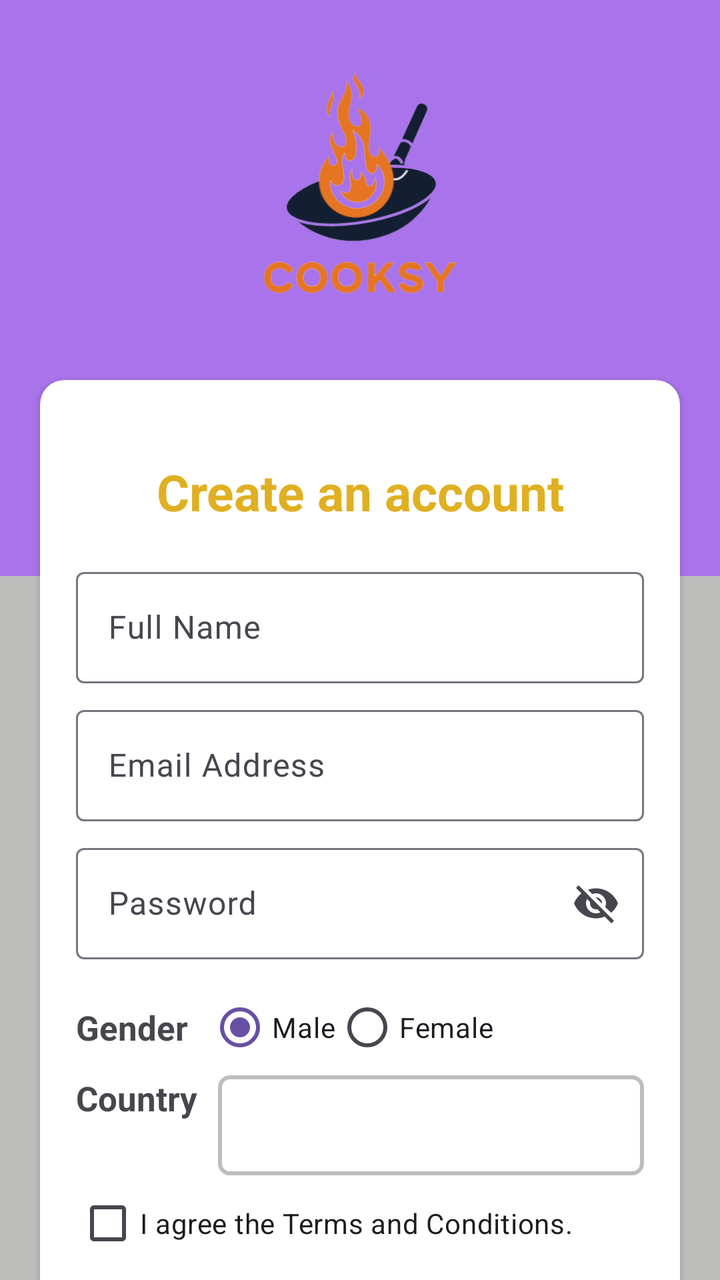
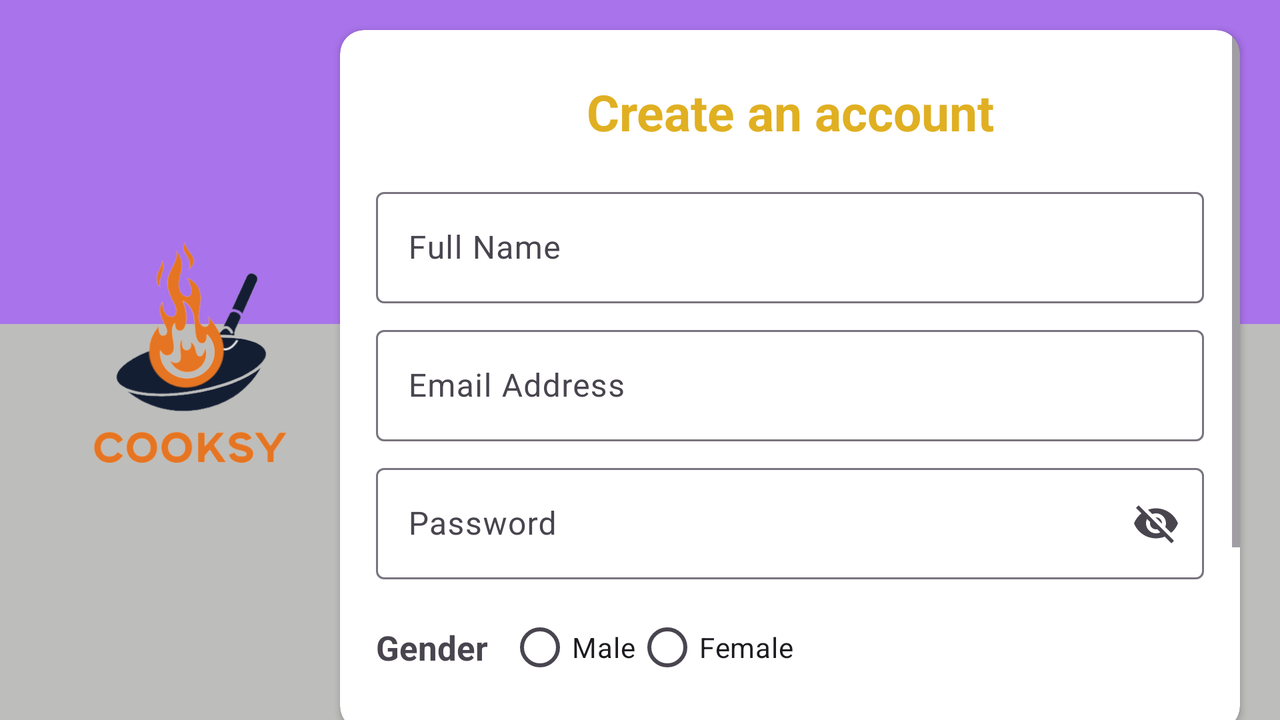

One screen, two layout resources from the same app: the default and the author's alternative for another configuration. Each is rendered where Android would select it; the XML of both is given below.
<!-- AndroidManifest.xml: application theme Theme.Cooksy -->
<!-- res/layout/activity_signup.xml -->
<?xml version="1.0" encoding="utf-8"?>
<androidx.constraintlayout.widget.ConstraintLayout
    xmlns:android="http://schemas.android.com/apk/res/android"
    xmlns:app="http://schemas.android.com/apk/res-auto"
    xmlns:tools="http://schemas.android.com/tools"
    android:id="@+id/main"
    android:layout_width="match_parent"
    android:layout_height="match_parent"
    tools:context=".views.LoginActivity">

    <View
        android:id="@+id/viewTop"
        android:layout_width="0dp"
        android:layout_height="0dp"
        app:layout_constraintHeight_percent="0.45"
        android:background="@color/secondaryColor"
        app:layout_constraintEnd_toEndOf="parent"
        app:layout_constraintStart_toStartOf="parent"
        app:layout_constraintTop_toTopOf="parent" />

    <View
        android:id="@+id/viewBottom"
        android:layout_width="0dp"
        android:layout_height="0dp"
        app:layout_constraintHeight_percent="0.55"
        android:background="@color/gray"
        app:layout_constraintBottom_toBottomOf="parent"
        app:layout_constraintEnd_toEndOf="parent"
        app:layout_constraintStart_toStartOf="parent"
        app:layout_constraintTop_toBottomOf="@+id/viewTop" />

    <androidx.constraintlayout.widget.Guideline
        android:id="@+id/guideline1"
        android:layout_width="wrap_content"
        android:layout_height="wrap_content"
        android:orientation="vertical"
        app:layout_constraintGuide_begin="20dp" />

    <androidx.constraintlayout.widget.Guideline
        android:id="@+id/guideline2"
        android:layout_width="wrap_content"
        android:layout_height="wrap_content"
        android:orientation="horizontal"
        app:layout_constraintGuide_begin="20dp" />

    <androidx.constraintlayout.widget.Guideline
        android:id="@+id/guideline3"
        android:layout_width="wrap_content"
        android:layout_height="wrap_content"
        android:orientation="vertical"
        app:layout_constraintGuide_end="20dp" />

    <androidx.constraintlayout.widget.Guideline
        android:id="@+id/guideline4"
        android:layout_width="wrap_content"
        android:layout_height="wrap_content"
        android:orientation="horizontal"
        app:layout_constraintGuide_end="20dp" />

    <ImageView
        android:id="@+id/imgLogo"
        android:layout_width="150dp"
        android:layout_height="150dp"
        app:layout_constraintEnd_toStartOf="@+id/guideline3"
        app:layout_constraintStart_toStartOf="@+id/guideline1"
        app:layout_constraintTop_toTopOf="@id/guideline2"
        app:srcCompat="@drawable/app_logo" />

    <androidx.cardview.widget.CardView
        android:id="@+id/cardView"
        android:layout_width="0dp"
        android:layout_height="wrap_content"
        android:layout_marginTop="20dp"
        app:cardCornerRadius="12dp"
        app:layout_constraintEnd_toStartOf="@+id/guideline3"
        app:layout_constraintStart_toStartOf="@+id/guideline1"
        app:layout_constraintTop_toBottomOf="@+id/imgLogo">
        <ScrollView
            android:layout_width="match_parent"
            android:layout_height="550dp">
            <LinearLayout
                android:layout_width="match_parent"
                android:layout_height="match_parent"
                android:orientation="vertical"
                android:layout_gravity="center_vertical"
                android:paddingHorizontal="18dp"
                android:paddingVertical="18dp">

                <TextView
                    android:layout_width="match_parent"
                    android:layout_height="wrap_content"
                    android:text="@string/signupTitle"
                    android:textAlignment="center"
                    android:textColor="@color/primaryColor"
                    android:textSize="@dimen/largeFont"
                    android:textStyle="bold" />

                <com.google.android.material.textfield.TextInputLayout
                    android:id="@+id/tilName"
                    android:layout_width="match_parent"
                    android:layout_height="wrap_content"
                    android:layout_marginTop="18dp"
                    android:hint="Full Name">
                    <com.google.android.material.textfield.TextInputEditText
                        android:id="@+id/etName"
                        android:layout_width="match_parent"
                        android:layout_height="wrap_content" />
                </com.google.android.material.textfield.TextInputLayout>

                <com.google.android.material.textfield.TextInputLayout
                    android:id="@+id/tilEmail"
                    android:layout_width="match_parent"
                    android:layout_height="wrap_content"
                    android:layout_marginTop="8dp"
                    android:hint="Email Address">
                    <com.google.android.material.textfield.TextInputEditText
                        android:id="@+id/etEmail"
                        android:layout_width="match_parent"
                        android:layout_height="wrap_content" />
                </com.google.android.material.textfield.TextInputLayout>

                <com.google.android.material.textfield.TextInputLayout
                    android:id="@+id/tilPassword"
                    android:layout_width="match_parent"
                    android:layout_height="wrap_content"
                    android:layout_marginTop="8dp"
                    android:hint="Password"
                    app:endIconMode="password_toggle">
                    <com.google.android.material.textfield.TextInputEditText
                        android:id="@+id/etPassword"
                        android:layout_width="match_parent"
                        android:layout_height="wrap_content" />
                </com.google.android.material.textfield.TextInputLayout>

                <LinearLayout
                    android:layout_width="match_parent"
                    android:layout_height="wrap_content"
                    android:layout_marginTop="10dp"
                    android:gravity="center_vertical"
                    android:orientation="horizontal">
                    <TextView
                        android:layout_width="wrap_content"
                        android:layout_height="wrap_content"
                        android:layout_marginEnd="10dp"
                        android:text="Gender"
                        android:textSize="@dimen/labelFont"
                        android:textStyle="bold"/>
                    <RadioGroup
                        android:id="@+id/radioGroup"
                        android:layout_width="wrap_content"
                        android:layout_height="wrap_content"
                        android:orientation="horizontal">
                        <RadioButton
                            android:id="@+id/radioMale"
                            android:layout_width="wrap_content"
                            android:layout_height="wrap_content"
                            android:checked="true"
                            android:text="Male"/>
                        <RadioButton
                            android:id="@+id/radioFemale"
                            android:layout_width="wrap_content"
                            android:layout_height="wrap_content"
                            android:text="Female" />
                    </RadioGroup>
                </LinearLayout>

                <LinearLayout
                    android:layout_width="match_parent"
                    android:layout_height="wrap_content"
                    android:orientation="horizontal">
                    <TextView
                        android:layout_width="wrap_content"
                        android:layout_height="wrap_content"
                        android:layout_marginEnd="10dp"
                        android:text="Country"
                        android:textSize="@dimen/labelFont"
                        android:textStyle="bold"/>
                    <Spinner
                        android:id="@+id/spnCountry"
                        android:background="@drawable/spinner_bg"
                        android:layout_width="match_parent"
                        android:layout_height="50dp"/>
                </LinearLayout>

                <CheckBox
                    android:id="@+id/chkTerms"
                    android:layout_width="match_parent"
                    android:layout_height="wrap_content"
                    android:text="I agree the Terms and Conditions." />

                <com.google.android.material.button.MaterialButton
                    android:id="@+id/btnSignup"
                    android:layout_width="match_parent"
                    android:layout_height="55dp"
                    android:layout_marginTop="10dp"
                    android:backgroundTint="@color/primaryColor"
                    android:text="@string/signup"
                    android:textColor="@color/black"
                    android:textSize="@dimen/btnFont"
                    android:textStyle="bold"
                    app:cornerRadius="8dp" />
            </LinearLayout>
        </ScrollView>
    </androidx.cardview.widget.CardView>

    <TextView
        android:id="@+id/tvLogin"
        android:layout_width="wrap_content"
        android:layout_height="wrap_content"
        android:text="@string/backToLogin"
        android:textColor="@color/black"
        android:textSize="@dimen/labelFont"
        app:layout_constraintBottom_toTopOf="@+id/guideline4"
        app:layout_constraintEnd_toStartOf="@+id/guideline3"
        app:layout_constraintStart_toStartOf="@+id/guideline1"
        app:layout_constraintTop_toBottomOf="@id/cardView"/>

</androidx.constraintlayout.widget.ConstraintLayout>
<!-- resources referenced by this layout -->
<resources>
  <color name="black">#FF000000</color>
  <color name="gray">#BDBDBB</color>
  <color name="primaryColor">#E0B022</color>
  <color name="secondaryColor">#A973EB</color>
  <dimen name="btnFont">18sp</dimen>
  <dimen name="labelFont">17sp</dimen>
  <dimen name="largeFont">25sp</dimen>
  <!-- drawable app_logo: png bitmap (drawable, 46264 bytes) -->
  <!-- drawable spinner_bg (drawable) -->
  <?xml version="1.0" encoding="utf-8"?>
  <shape xmlns:android="http://schemas.android.com/apk/res/android">
      <solid android:color="@color/white" />
      <stroke android:width="2dp" android:color="@color/gray" />
      <corners android:radius="5dp" />
  </shape>
  <string name="backToLogin">Back to login</string>
  <string name="signup">Signup</string>
  <string name="signupTitle">Create an account</string>
  <!-- from res/values-v23/ -->
  <style name="Theme.Cooksy" parent="Base.Theme.Cooksy">
          
          <item name="android:navigationBarColor">@android:color/transparent</item>
          <item name="android:statusBarColor">@android:color/transparent</item>
          <item name="android:windowLightStatusBar">?attr/isLightTheme</item>
      </style>
  <color name="white">#FFFFFFFF</color>
  <style name="Base.Theme.Cooksy" parent="Theme.Material3.DayNight.NoActionBar">
          
          
      </style>
</resources>
<!-- res/layout-land/activity_signup.xml (the author's variant of the layout above) -->
<!-- drawn on the phone turned sideways -->
<?xml version="1.0" encoding="utf-8"?>
<androidx.constraintlayout.widget.ConstraintLayout
    xmlns:android="http://schemas.android.com/apk/res/android"
    xmlns:app="http://schemas.android.com/apk/res-auto"
    xmlns:tools="http://schemas.android.com/tools"
    android:id="@+id/main"
    android:layout_width="match_parent"
    android:layout_height="match_parent"
    tools:context=".views.LoginActivity">

    <View
        android:id="@+id/viewTop"
        android:layout_width="0dp"
        android:layout_height="0dp"
        app:layout_constraintHeight_percent="0.45"
        android:background="@color/secondaryColor"
        app:layout_constraintEnd_toEndOf="parent"
        app:layout_constraintStart_toStartOf="parent"
        app:layout_constraintTop_toTopOf="parent" />

    <View
        android:id="@+id/viewBottom"
        android:layout_width="0dp"
        android:layout_height="0dp"
        app:layout_constraintHeight_percent="0.55"
        android:background="@color/gray"
        app:layout_constraintBottom_toBottomOf="parent"
        app:layout_constraintEnd_toEndOf="parent"
        app:layout_constraintStart_toStartOf="parent"
        app:layout_constraintTop_toBottomOf="@+id/viewTop" />

    <androidx.constraintlayout.widget.Guideline
        android:id="@+id/guideline1"
        android:layout_width="wrap_content"
        android:layout_height="wrap_content"
        android:orientation="vertical"
        app:layout_constraintGuide_begin="20dp" />

    <androidx.constraintlayout.widget.Guideline
        android:id="@+id/guideline2"
        android:layout_width="wrap_content"
        android:layout_height="wrap_content"
        android:orientation="horizontal"
        app:layout_constraintGuide_begin="20dp" />

    <androidx.constraintlayout.widget.Guideline
        android:id="@+id/guideline3"
        android:layout_width="wrap_content"
        android:layout_height="wrap_content"
        android:orientation="vertical"
        app:layout_constraintGuide_end="20dp" />

    <androidx.constraintlayout.widget.Guideline
        android:id="@+id/guideline4"
        android:layout_width="wrap_content"
        android:layout_height="wrap_content"
        android:orientation="horizontal"
        app:layout_constraintGuide_end="20dp" />

    <ImageView
        android:id="@+id/imgLogo"
        android:layout_width="150dp"
        android:layout_height="150dp"
        app:layout_constraintStart_toStartOf="@+id/guideline1"
        app:layout_constraintTop_toTopOf="@+id/guideline2"
        app:layout_constraintBottom_toBottomOf="@id/guideline4"
        app:srcCompat="@drawable/app_logo" />

    <androidx.cardview.widget.CardView
        android:id="@+id/cardView"
        android:layout_width="0dp"
        android:layout_height="wrap_content"
        android:layout_marginTop="20dp"
        app:cardCornerRadius="12dp"
        app:layout_constraintBottom_toBottomOf="@id/guideline4"
        app:layout_constraintEnd_toStartOf="@+id/guideline3"
        app:layout_constraintStart_toEndOf="@+id/imgLogo"
        app:layout_constraintTop_toBottomOf="@+id/guideline2">

        <ScrollView
            android:layout_width="match_parent"
            android:layout_height="350dp">

            <LinearLayout
                android:layout_width="match_parent"
                android:layout_height="match_parent"
                android:orientation="vertical"
                android:paddingHorizontal="18dp"
                android:paddingVertical="24dp">

                <TextView
                    android:layout_width="match_parent"
                    android:layout_height="wrap_content"
                    android:text="@string/signupTitle"
                    android:textAlignment="center"
                    android:textColor="@color/primaryColor"
                    android:textSize="@dimen/largeFont"
                    android:textStyle="bold" />

                <com.google.android.material.textfield.TextInputLayout
                    android:layout_width="match_parent"
                    android:layout_height="wrap_content"
                    android:layout_marginTop="18dp"
                    android:hint="Full Name">

                    <com.google.android.material.textfield.TextInputEditText
                        android:layout_width="match_parent"
                        android:layout_height="wrap_content" />
                </com.google.android.material.textfield.TextInputLayout>

                <com.google.android.material.textfield.TextInputLayout
                    android:layout_width="match_parent"
                    android:layout_height="wrap_content"
                    android:layout_marginTop="8dp"
                    android:hint="Email Address">

                    <com.google.android.material.textfield.TextInputEditText
                        android:layout_width="match_parent"
                        android:layout_height="wrap_content" />
                </com.google.android.material.textfield.TextInputLayout>

                <com.google.android.material.textfield.TextInputLayout
                    android:layout_width="match_parent"
                    android:layout_height="wrap_content"
                    android:layout_marginTop="8dp"
                    android:hint="Password"
                    app:endIconMode="password_toggle">

                    <com.google.android.material.textfield.TextInputEditText
                        android:layout_width="match_parent"
                        android:layout_height="wrap_content" />
                </com.google.android.material.textfield.TextInputLayout>

                <LinearLayout
                    android:layout_width="match_parent"
                    android:layout_height="wrap_content"
                    android:layout_marginTop="10dp"
                    android:gravity="center_vertical"
                    android:orientation="horizontal">

                    <TextView
                        android:layout_width="wrap_content"
                        android:layout_height="wrap_content"
                        android:layout_marginEnd="10dp"
                        android:text="Gender"
                        android:textSize="@dimen/labelFont"
                        android:textStyle="bold" />

                    <RadioGroup
                        android:layout_width="wrap_content"
                        android:layout_height="wrap_content"
                        android:orientation="horizontal">

                        <RadioButton
                            android:layout_width="wrap_content"
                            android:layout_height="wrap_content"
                            android:text="Male" />

                        <RadioButton
                            android:layout_width="wrap_content"
                            android:layout_height="wrap_content"
                            android:text="Female" />
                    </RadioGroup>
                </LinearLayout>

                <CheckBox
                    android:layout_width="match_parent"
                    android:layout_height="wrap_content"
                    android:text="I agree the Terms and Conditions." />

                <com.google.android.material.button.MaterialButton
                    android:layout_width="match_parent"
                    android:layout_height="55dp"
                    android:layout_marginTop="14dp"
                    android:backgroundTint="@color/primaryColor"
                    android:text="@string/signup"
                    android:textColor="@color/black"
                    android:textSize="@dimen/btnFont"
                    android:textStyle="bold"
                    app:cornerRadius="8dp" />
            </LinearLayout>
        </ScrollView>
    </androidx.cardview.widget.CardView>

    <TextView
        android:id="@+id/tvSignup"
        android:layout_width="wrap_content"
        android:layout_height="wrap_content"
        android:text="@string/backToLogin"
        android:textColor="@color/black"
        android:textSize="@dimen/labelFont"
        android:visibility="gone"
        app:layout_constraintBottom_toTopOf="@+id/guideline4"
        app:layout_constraintEnd_toStartOf="@+id/guideline3"
        app:layout_constraintStart_toStartOf="@+id/guideline1"
        app:layout_constraintTop_toBottomOf="@id/cardView"/>

</androidx.constraintlayout.widget.ConstraintLayout>
<!-- resources referenced by the variant -->
<!-- as the phone turned sideways resolves them -->
<resources>
  <color name="black">#FF000000</color>
  <color name="gray">#BDBDBB</color>
  <color name="primaryColor">#E0B022</color>
  <color name="secondaryColor">#A973EB</color>
  <dimen name="btnFont">18sp</dimen>
  <dimen name="labelFont">17sp</dimen>
  <dimen name="largeFont">25sp</dimen>
  <!-- drawable app_logo: png bitmap (drawable, 46264 bytes) -->
  <string name="backToLogin">Back to login</string>
  <string name="signup">Signup</string>
  <string name="signupTitle">Create an account</string>
  <!-- from res/values-v23/ -->
  <style name="Theme.Cooksy" parent="Base.Theme.Cooksy">
          
          <item name="android:navigationBarColor">@android:color/transparent</item>
          <item name="android:statusBarColor">@android:color/transparent</item>
          <item name="android:windowLightStatusBar">?attr/isLightTheme</item>
      </style>
  <style name="Base.Theme.Cooksy" parent="Theme.Material3.DayNight.NoActionBar">
          
          
      </style>
</resources>
